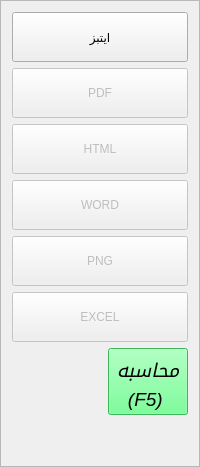
         <widget class="QFrame" name="frame_5">
          <property name="sizePolicy">
           <sizepolicy hsizetype="Preferred" vsizetype="Preferred">
            <horstretch>0</horstretch>
            <verstretch>0</verstretch>
           </sizepolicy>
          </property>
          <property name="frameShape">
           <enum>QFrame::StyledPanel</enum>
          </property>
          <property name="frameShadow">
           <enum>QFrame::Raised</enum>
          </property>
          <layout class="QVBoxLayout" name="verticalLayout_2">
           <item>
            <widget class="QPushButton" name="pushButton_etabs">
             <property name="enabled">
              <bool>true</bool>
             </property>
             <property name="minimumSize">
              <size>
               <width>0</width>
               <height>50</height>
              </size>
             </property>
             <property name="cursor">
              <cursorShape>PointingHandCursor</cursorShape>
             </property>
             <property name="toolTip">
              <string>ساخت فایل ایتبز</string>
             </property>
             <property name="text">
              <string>ایتبز</string>
             </property>
             <property name="iconSize">
              <size>
               <width>50</width>
               <height>50</height>
              </size>
             </property>
             <property name="shortcut">
              <string>Ctrl+S</string>
             </property>
            </widget>
           </item>
           <item>
            <widget class="QPushButton" name="pushButton_2">
             <property name="enabled">
              <bool>false</bool>
             </property>
             <property name="minimumSize">
              <size>
               <width>0</width>
               <height>50</height>
              </size>
             </property>
             <property name="cursor">
              <cursorShape>PointingHandCursor</cursorShape>
             </property>
             <property name="text">
              <string>PDF</string>
             </property>
             <property name="iconSize">
              <size>
               <width>30</width>
               <height>30</height>
              </size>
             </property>
            </widget>
           </item>
           <item>
            <widget class="QPushButton" name="pushButton">
             <property name="enabled">
              <bool>false</bool>
             </property>
             <property name="minimumSize">
              <size>
               <width>0</width>
               <height>50</height>
              </size>
             </property>
             <property name="cursor">
              <cursorShape>PointingHandCursor</cursorShape>
             </property>
             <property name="text">
              <string>HTML</string>
             </property>
             <property name="iconSize">
              <size>
               <width>30</width>
               <height>30</height>
              </size>
             </property>
            </widget>
           </item>
           <item>
            <widget class="QPushButton" name="pushButton_3">
             <property name="enabled">
              <bool>false</bool>
             </property>
             <property name="minimumSize">
              <size>
               <width>0</width>
               <height>50</height>
              </size>
             </property>
             <property name="cursor">
              <cursorShape>PointingHandCursor</cursorShape>
             </property>
             <property name="text">
              <string>WORD</string>
             </property>
             <property name="iconSize">
              <size>
               <width>30</width>
               <height>30</height>
              </size>
             </property>
            </widget>
           </item>
           <item>
            <widget class="QPushButton" name="pushButton_4">
             <property name="enabled">
              <bool>false</bool>
             </property>
             <property name="minimumSize">
              <size>
               <width>0</width>
               <height>50</height>
              </size>
             </property>
             <property name="cursor">
              <cursorShape>PointingHandCursor</cursorShape>
             </property>
             <property name="text">
              <string>PNG</string>
             </property>
             <property name="iconSize">
              <size>
               <width>30</width>
               <height>30</height>
              </size>
             </property>
            </widget>
           </item>
           <item>
            <widget class="QPushButton" name="pushButton_6">
             <property name="enabled">
              <bool>false</bool>
             </property>
             <property name="minimumSize">
              <size>
               <width>0</width>
               <height>50</height>
              </size>
             </property>
             <property name="cursor">
              <cursorShape>PointingHandCursor</cursorShape>
             </property>
             <property name="text">
              <string>EXCEL</string>
             </property>
             <property name="iconSize">
              <size>
               <width>30</width>
               <height>30</height>
              </size>
             </property>
            </widget>
           </item>
           <item>
            <widget class="QPushButton" name="calculate_button">
             <property name="sizePolicy">
              <sizepolicy hsizetype="Fixed" vsizetype="Fixed">
               <horstretch>0</horstretch>
               <verstretch>0</verstretch>
              </sizepolicy>
             </property>
             <property name="minimumSize">
              <size>
               <width>0</width>
               <height>50</height>
              </size>
             </property>
             <property name="font">
              <font>
               <pointsize>14</pointsize>
               <italic>true</italic>
              </font>
             </property>
             <property name="cursor">
              <cursorShape>PointingHandCursor</cursorShape>
             </property>
             <property name="layoutDirection">
              <enum>Qt::RightToLeft</enum>
             </property>
             <property name="autoFillBackground">
              <bool>false</bool>
             </property>
             <property name="styleSheet">
              <string notr="true">background-color: rgb(85, 255, 127);
</string>
             </property>
             <property name="text">
              <string>محاسبه
(F5) </string>
             </property>
             <property name="icon">
              <iconset>
               <normaloff>../../../images/run.svg</normaloff>../../../images/run.svg</iconset>
             </property>
             <property name="iconSize">
              <size>
               <width>60</width>
               <height>60</height>
              </size>
             </property>
             <property name="shortcut">
              <string>F5</string>
             </property>
             <property name="checkable">
              <bool>false</bool>
             </property>
             <property name="flat">
              <bool>false</bool>
             </property>
            </widget>
           </item>
           <item>
            <spacer name="verticalSpacer">
             <property name="orientation">
              <enum>Qt::Vertical</enum>
             </property>
             <property name="sizeHint" stdset="0">
              <size>
               <width>20</width>
               <height>40</height>
              </size>
             </property>
            </spacer>
           </item>
          </layout>
          <zorder>pushButton</zorder>
          <zorder>pushButton_3</zorder>
          <zorder>pushButton_4</zorder>
          <zorder>pushButton_6</zorder>
          <zorder>pushButton_2</zorder>
          <zorder>pushButton_etabs</zorder>
          <zorder>verticalSpacer</zorder>
          <zorder>calculate_button</zorder>
         </widget>
